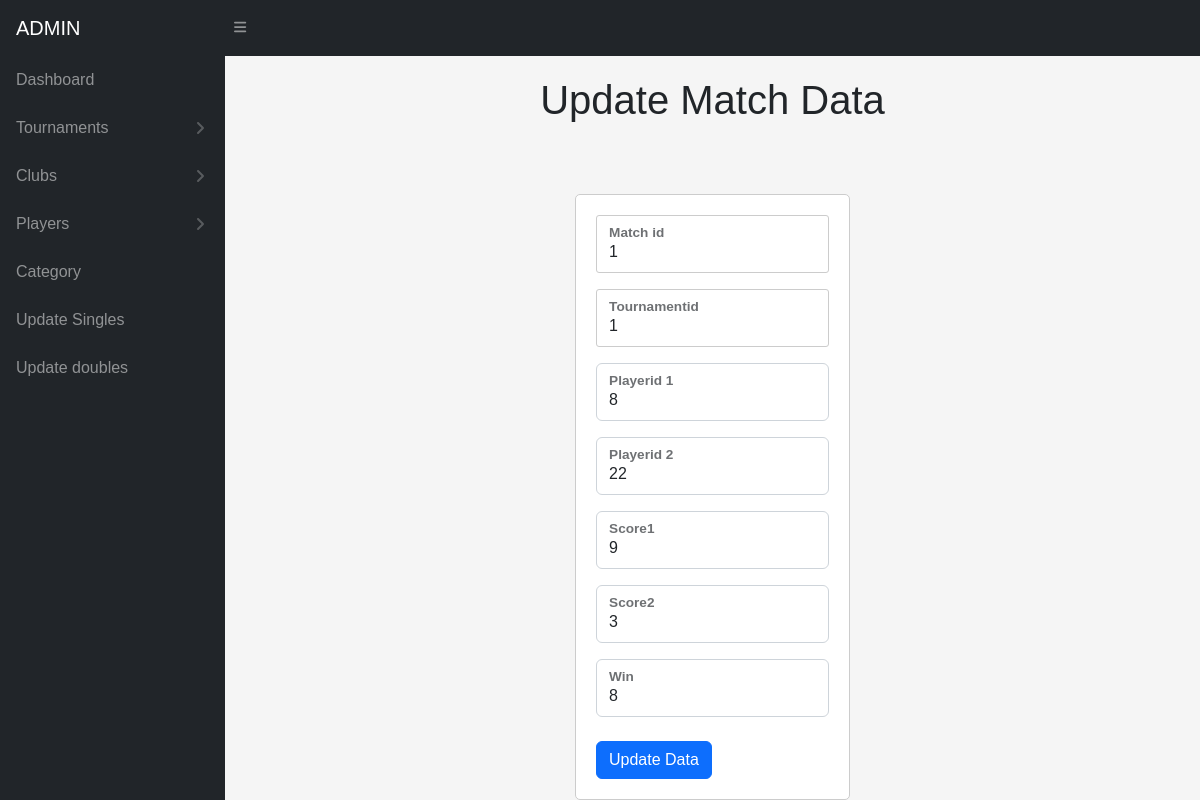
Screenshot of /update_singles.php?mid=1 with the database file from the repository.
### tables this page shows
CREATE TABLE `singles` (
  `mid` int(100) NOT NULL,
  `tid` int(100) NOT NULL,
  `level` varchar(100) NOT NULL,
  `catid` int(100) NOT NULL,
  `mdate` date NOT NULL,
  `mtime` time(6) NOT NULL,
  `pid1` int(250) NOT NULL,
  `pid2` int(250) NOT NULL,
  `score1` int(100) NOT NULL,
  `score2` int(100) NOT NULL,
  `win` int(100) NOT NULL,
  `timestamp` timestamp(6) NOT NULL DEFAULT current_timestamp(6) ON UPDATE current_timestamp(6)
);

### update_singles.php (the view, shortened to what this page needs)
<?php
include 'nav.php';
?>
<!DOCTYPE html>
<html>
<head>
</head>
<?php
include "connect.php";
$mid = "";
$tid = "";
$pid1 = "";
$pid2 ="";
$score1 = "";
$score2 = "";
$win = "";
if (isset($_POST['submit'])) {
    $mid = $_POST['mid'];
    $tid =  $_POST['tid'];
    $pid1 =  $_POST['pid1'];
    $pid2 =  $_POST['pid2'];
    $score1 = $_POST['score1'];
    $score2 =  $_POST['score2'];
    $win =  $_POST['win'];
    $updateQuery = "UPDATE singles SET
        tid = ?,
        pid1 = ?,
        pid2 = ?,
        score1 = ?,
        score2 = ?,
        win = ?,
        WHERE mid = ?";
    $stmt = mysqli_prepare($conn, $updateQuery);
    if ($stmt === false) {
        echo "Error preparing update statement: " . mysqli_error($conn);
    } else {
        mysqli_stmt_bind_param($stmt, "ssssssi", $tid,  $pid1, $pid2, $score1, $score2, $win,  $mid);
        if (mysqli_stmt_execute($stmt)) {
            echo json_encode(array('Match data updated successfully.'));
        } else {
            echo json_encode(array('status' => 'error', 'message' => 'Error updating match data: ' . mysqli_stmt_error($stmt)));
        }
        mysqli_stmt_close($stmt);
    }
} else {
    if (isset($_GET['mid'])) {
        $id = $_GET['mid'];
        $selectQuery = "SELECT * FROM singles WHERE mid = ?";
        $stmt = mysqli_prepare($conn, $selectQuery);
        if ($stmt) {
            mysqli_stmt_bind_param($stmt, "i", $id);
            mysqli_stmt_execute($stmt);
            $result = mysqli_stmt_get_result($stmt);
            $row = mysqli_fetch_assoc($result);
            $mid = $row['mid'];
            $tid = $row['tid'];
            $pid1 = $row['pid1'];
            $pid2 = $row['pid2'];
            $score1 = $row['score1'];
            $score2 = $row['score2'];
            $win = $row['win'];
        } else {
            echo "Error selecting data: " . mysqli_error($conn);
        }
    }
}
?>
<!DOCTYPE html>
<html lang="en">
<head>
</head>
<body>
    <h1>Update Match Data</h1>
    <form method="post">
        <div class="form-floating mb-3">
            <input class="form-control" id="inputmatchidToUpdate" type="text" placeholder="Matchid to Update" name="mid" value="<?php echo $mid; ?>" />
            <label for="inputmatchidToUpdate">Match id </label>
        </div>
        <div class="form-floating mb-3">
            <input class="form-control" id="inputtournamentid" type="text" placeholder="tournamentid" name="tid" value="<?php echo $tid; ?>" required />
            <label for="inputtournamentid">Tournamentid</label>
        </div>
        <div class="form-floating mb-3">
            <input class="form-control" id="inputpid1" type="name" placeholder="playerid1" name="pid1" value="<?php echo $pid1; ?>" required />
            <label for="inputpid1">Playerid 1</label>
        </div>
        <div class="form-floating mb-3">
            <input class="form-control" id="inputpid2" type="name" placeholder="playerid2" name="pid2" value="<?php echo $pid2; ?>" required />
            <label for="inputpid2">Playerid 2</label>
        </div>
        <div class="form-floating mb-3">
            <input class="form-control" id="inputscore1" type="name" placeholder="score1" name="score1" value="<?php echo $score1; ?>" />
            <label for="inputscore">Score1</label>
        </div>
        <div class="form-floating mb-3">
            <input class="form-control" id="inputscore2" type="name" placeholder="score2" name="score2" value="<?php echo $score2; ?>" />
            <label for="inputscore">Score2</label>
        </div>
                            <div class="form-floating mb-3">
                                <input class="form-control" id="inputwin" type="name" placeholder="win" name="win" value="<?php echo $win; ?>" />
                                <label for="inputwin">Win</label>
                            </div>
                <div class="d-flex align-items-center justify-content-between mt-4 mb-0">
                    <button class="btn btn-primary" type="submit" name="update">Update Data</button>
                </div>

### update_singles.php (style rules this page uses)
body { font-family: Arial, sans-serif; background-color: #f5f5f5; }
h1 { text-align: center; margin-top: 20px; }
form { max-width: 400px; margin: 0 auto; padding: 20px; background-color: #fff; border: 1px solid #ccc; border-radius: 5px; }
label { display: block; margin-bottom: 5px; font-weight: bold; }
input[type="text"], input[type="date"], textarea { width: 100%; padding: 10px; margin-bottom: 10px; border: 1px solid #ccc; border-radius: 3px; }
input[type="text"], input[type="date"] { width: 100%; padding: 10px; margin-bottom: 10px; border: 1px solid #ccc; border-radius: 3px; }
.form-floating { margin-bottom: 15px; }

### rows the page displays
singles: mid "1", tid "1", pid1 "8", pid2 "22", score1 "9", score2 "3", win "8"
